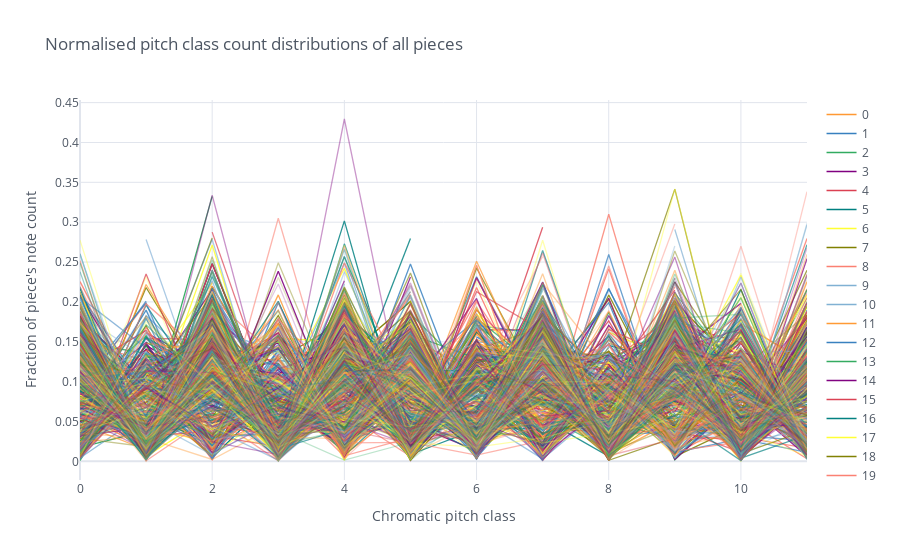

The notebook cell saved with this chart:
### Markdown cell above
Cufflinks uses the index for the x-axis and every column as one trace. That's why the DataFrame needs to be transposed for this plot:

### Code cell
pc_counts.T.iplot(title='Normalised pitch class count distributions of all pieces', xTitle='Chromatic pitch class', yTitle="Fraction of piece's note count")
